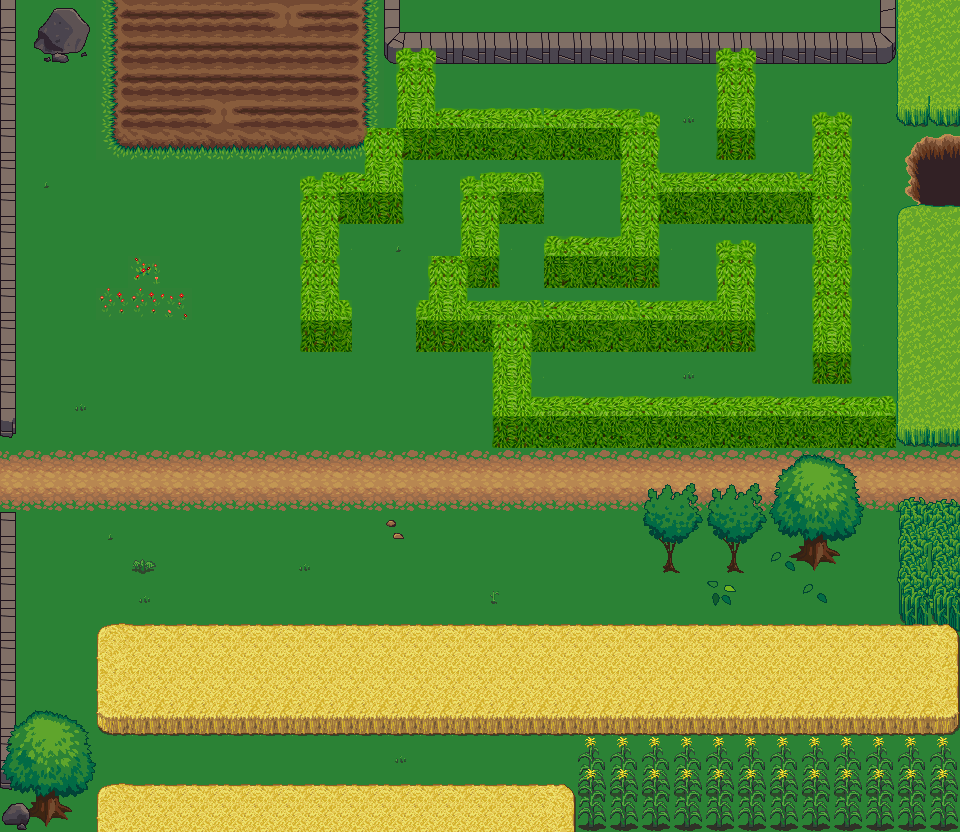

A 2D game scene composited from a Tiled map and its tileset images. What follows is a short description and the map's XML, with each tile layer's data collapsed to a summary:
An orthogonal 30x26 tile map with 32x32 px tiles, 4 tile layers (ground, ground2, terrain1, terrain2), 2 tilesets and 54 objects (barrier1, activator2, portal2, portal1, barrier4, ...).

<map version="1.0" orientation="orthogonal" renderorder="right-up" width="30" height="26" tilewidth="32" tileheight="32" nextobjectid="55">
 <tileset firstgid="1" name="terrain_atlas" tilewidth="32" tileheight="32" tilecount="1024" columns="32">
  <image source="terrain_atlas.png" width="1024" height="1024" />
 </tileset>
 <tileset firstgid="1025" name="plant repack" tilewidth="32" tileheight="32" tilecount="169" columns="13">
  <image source="plant repack.png" width="416" height="416" />
 </tileset>
 <layer name="ground" width="30" height="26">
  <data>[780 cells, 780 non-empty, 6 distinct tile ids]</data>
 </layer>
 <layer name="ground2" width="30" height="26">
  <data>[780 cells, 145 non-empty, 30 distinct tile ids]</data>
 </layer>
 <layer name="terrain1" width="30" height="26">
  <data>[780 cells, 320 non-empty, 67 distinct tile ids]</data>
 </layer>
 <layer name="terrain2" width="30" height="26">
  <data>[780 cells, 151 non-empty, 21 distinct tile ids]</data>
 </layer>
 <objectgroup name="collision">
  <object id="11" x="99" y="644">
   <polygon points="0,0 -1,78 11,89 862,88 859,-4" />
  </object>
  <object id="12" x="1" y="801">
   <polygon points="0,0 0,30 580,28 580,-5" />
  </object>
  <object id="13" x="581" y="776">
   <polygon points="0,0 4,53 374,53 378,1" />
  </object>
  <object id="14" x="931" y="735">
   <polygon points="0,0 1,43 30,41 30,-2" />
  </object>
  <object id="15" x="1" y="519">
   <polygon points="0,0 13,0 18,310 0,311" />
  </object>
  <object id="16" x="0" y="442">
   <polygon points="0,0 18,0 14,-445 -2,-445" />
  </object>
  <object id="17" x="15" y="1">
   <polygon points="0,0 1,64 95,59 96,1" />
  </object>
  <object id="18" x="112" y="2">
   <polygon points="0,0 1,140 13,147 272,148 269,-2" />
  </object>
  <object id="19" x="382" y="0">
   <polygon points="0,0 1,61 517,62 519,-2" />
  </object>
  <object id="20" x="901" y="1">
   <polygon points="0,0 1,447 63,448 59,0" />
  </object>
  <object id="21" x="666" y="555">
   <polygon points="0,0 -1,16 14,16 9,0" />
  </object>
  <object id="22" x="732" y="558">
   <polygon points="0,0 -6,13 11,14 4,1" />
  </object>
  <object id="23" x="805" y="540">
   <polygon points="0,0 -3,10 -15,17 9,29 32,23 36,14 22,8 22,2" />
  </object>
  <object id="24" x="957" y="515">
   <polygon points="0,0 -59,0 -55,123 3,123" />
  </object>
  <object id="25" x="303" y="176">
   <polygon points="0,0 1,168 49,179 48,133 35,130 33,0" />
  </object>
  <object id="26" x="338" y="195">
   <polygon points="0,0 0,28 64,28 63,-63 34,-62 34,-4" />
  </object>
  <object id="27" x="398" y="55">
   <polygon points="0,0 0,100 255,103 258,72 33,72 35,-2" />
  </object>
  <object id="28" x="419" y="321">
   <polygon points="0,0 0,31 335,29 333,-55 302,-50 301,-6" />
  </object>
  <object id="29" x="433" y="271">
   <polygon points="0,0 1,49 35,50 29,0" />
  </object>
  <object id="30" x="497" y="288">
   <polygon points="0,0 -33,0 -34,-95 44,-96 45,-67 1,-64" />
  </object>
  <object id="31" x="547" y="254">
   <polygon points="0,0 -1,33 111,33 110,-98 78,-97 78,2" />
  </object>
  <object id="32" x="662" y="192">
   <polygon points="0,0 151,1 151,33 -1,32" />
  </object>
  <object id="33" x="816" y="141">
   <polygon points="0,0 1,238 33,239 33,1" />
  </object>
  <object id="34" x="719" y="56">
   <polygon points="0,0 0,101 33,102 34,-2" />
  </object>
  <object id="35" x="494" y="352">
   <polygon points="0,0 1,95 403,92 401,62 34,63 35,-2" />
  </object>
 </objectgroup>
 <objectgroup name="interactions">
  <object id="1" name="barrier1" gid="1091" x="32" y="672" width="32" height="32" />
  <object id="2" name="activator2" gid="1091" x="896" y="767" width="32" height="32" />
  <object id="3" name="portal2" gid="1091" x="925" y="493" width="32" height="32" />
  <object id="4" name="portal1" gid="1091" x="3" y="497" width="32" height="32" />
  <object id="5" name="barrier4" gid="1091" x="890" y="511" width="32" height="32" />
  <object id="6" name="activator1" gid="1091" x="862" y="546" width="32" height="32" />
  <object id="7" name="barrier2" gid="1091" x="353" y="352" width="32" height="32" />
  <object id="8" name="activator3" gid="1091" x="540" y="404" width="32" height="32" />
  <object id="9" name="barrier3" gid="1091" x="609" y="128" width="32" height="32" />
  <object id="10" name="activator4" gid="1091" x="449" y="116" width="32" height="32" />
 </objectgroup>
 <objectgroup name="items" />
 <objectgroup name="zindex">
  <object id="36" x="304" y="296">
   <polygon points="0,0 0,53 51,56 49,1" />
  </object>
  <object id="37" x="418" y="301">
   <polygon points="0,0 2,51 338,49 337,-59 302,-58 303,-1" />
  </object>
  <object id="38" x="434" y="257">
   <polygon points="0,0 -1,42 33,42 28,-2" />
  </object>
  <object id="39" x="463" y="176">
   <polygon points="0,0 2,112 34,112 37,-4" />
  </object>
  <object id="40" x="302" y="177">
   <polygon points="0,0 1,41 101,45 102,-4" />
  </object>
  <object id="41" x="400" y="106">
   <polygon points="0,0 0,47 259,53 259,5" />
  </object>
  <object id="42" x="549" y="240">
   <polygon points="0,0 -3,46 112,45 111,-3" />
  </object>
  <object id="43" x="656" y="174">
   <polygon points="0,0 3,46 164,49 163,0" />
  </object>
  <object id="44" x="814" y="116">
   <polygon points="0,0 1,263 38,265 36,0" />
  </object>
  <object id="45" x="494" y="395">
   <polygon points="0,0 1,51 400,52 401,0" />
  </object>
  <object id="46" x="665" y="486">
   <polygon points="0,0 -5,12 -11,3 -16,10 -19,40 -3,55 2,62 -1,83 11,88 11,78 10,56 38,37 28,19 32,4 28,-3 17,9" />
  </object>
  <object id="47" x="728" y="486">
   <polygon points="0,0 -5,12 -11,3 -16,10 -19,40 -3,55 2,62 -1,83 11,88 11,78 10,56 38,37 28,19 32,4 28,-3 17,9" />
  </object>
  <object id="48" x="809" y="459">
   <polygon points="0,0 -26,14 -35,50 -28,72 -5,77 -4,87 -17,99 3,111 24,103 34,92 19,88 19,75 32,80 45,72 49,52 53,36 46,15 20,2" />
  </object>
  <object id="49" x="98" y="726">
   <polygon points="-1,8 1,-95 21,-102 850,-99 858,-88 861,5" />
  </object>
  <object id="50" x="41" y="715">
   <polygon points="0,0 -26,14 -35,50 -28,72 -5,77 -4,87 -17,99 3,111 24,103 34,92 19,88 19,75 32,80 45,72 49,52 53,36 46,15 20,2" />
  </object>
  <object id="51" x="100" y="832">
   <polygon points="0,0 -2,-37 13,-50 463,-47 473,-37 472,0" />
  </object>
  <object id="52" x="578" y="738">
   <polygon points="0,0 1,90 384,91 380,0" />
  </object>
  <object id="53" x="899" y="503">
   <polygon points="0,0 1,121 61,123 62,-1" />
  </object>
  <object id="54" x="504" y="175">
   <polygon points="0,0 -3,50 40,49 38,-1" />
  </object>
 </objectgroup>
</map>
